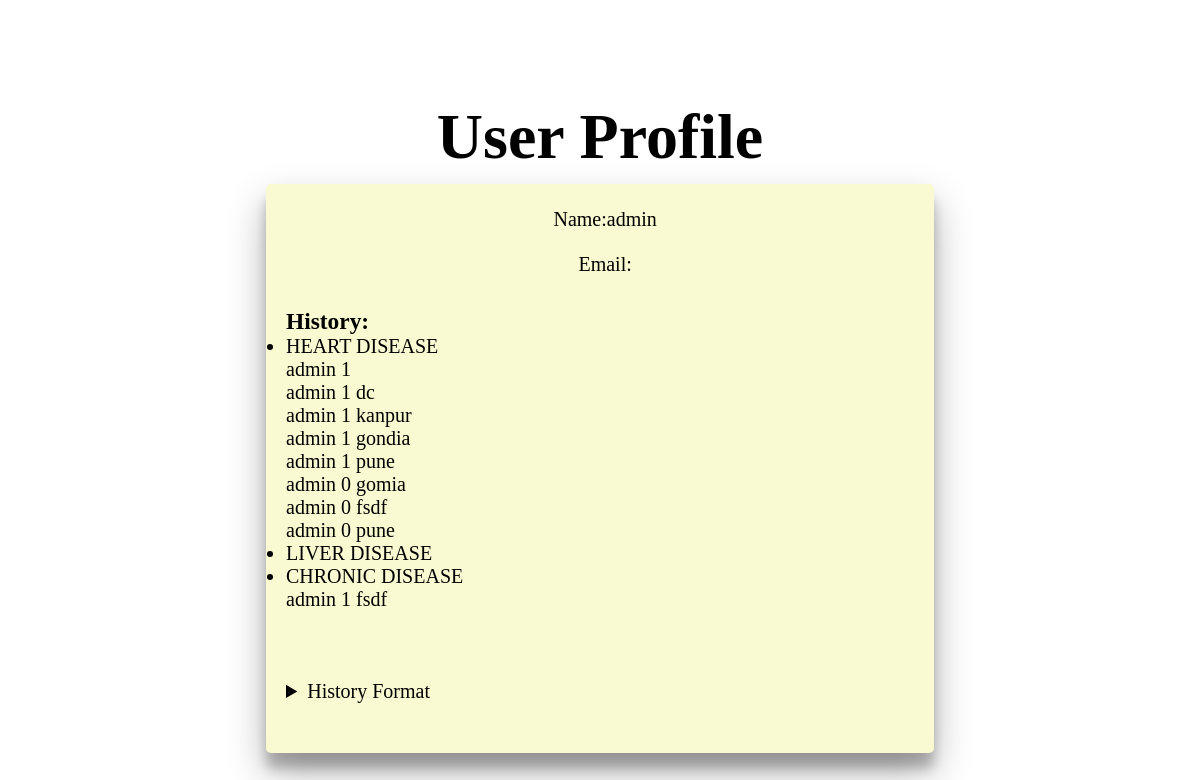
The app's page /profile (signed in) with its own data.
### ml/models.py (models this page shows, shortened)
class forms(models.Model):
    a=models.IntegerField(max_length=120,default=0)
    b=models.IntegerField(max_length=120,default=0)
    c=models.IntegerField(max_length=120,default=0)
    d=models.IntegerField(max_length=120,default=0)
    e=models.IntegerField(max_length=120,default=0)
    f=models.IntegerField(max_length=120,default=0)
    g=models.IntegerField(max_length=120,default=0)
    h=models.IntegerField(max_length=120,default=0)
    i=models.IntegerField(max_length=120,default=0)
    j=models.IntegerField(max_length=120,default=0)
    k=models.IntegerField(max_length=120,default=0)
    l=models.IntegerField(max_length=120,default=0)
    m=models.IntegerField(max_length=120,default=0)
    n=models.IntegerField(max_length=120,default=0)
    username=models.CharField(max_length=200,default=User.username)
    city=models.CharField(max_length=200,default="pune")
    pred=models.IntegerField(max_length=2,default=0)
    category=models.CharField(max_length=100,default='heart')
    user=models.ForeignKey(User,null=True,on_delete=models.CASCADE)

class forms3(models.Model):
    a=models.IntegerField(max_length=120,default=0)
    b=models.IntegerField(max_length=120,default=0)
    c=models.IntegerField(max_length=120,default=0)
    d=models.IntegerField(max_length=120,default=0)
    e=models.IntegerField(max_length=120,default=0)
    f=models.IntegerField(max_length=120,default=0)
    g=models.IntegerField(max_length=120,default=0)
    h=models.IntegerField(max_length=120,default=0)
    i=models.IntegerField(max_length=120,default=0)
    j=models.IntegerField(max_length=120,default=0)
    k=models.IntegerField(max_length=120,default=0)
    l=models.IntegerField(max_length=120,default=0)
    m=models.IntegerField(max_length=120,default=0)
    n=models.IntegerField(max_length=120,default=0)
    o=models.IntegerField(max_length=120,default=0)
    p=models.IntegerField(max_length=120,default=0)
    q=models.IntegerField(max_length=120,default=0)
    username=models.CharField(max_length=200,default="unknown")
    city=models.CharField(max_length=200,default="pu")
    pred=models.IntegerField(max_length=2,default=0)
    category=models.CharField(max_length=100,default='heart')

### ml/views.py (the view)
# urls.py: path('profile',views.profile,name="profile"),
def profile(request):
    heart=forms.objects.filter(username=request.user.username)
    liver=forms2.objects.filter(username=request.user.username)
    chronic=forms3.objects.filter(username=request.user.username)
    return render(request,"profile.html",{'heart':heart,'liver':liver,'chronic':chronic})

### templates/profile.html (shortened to what this page needs)
{% load static %}
<!DOCTYPE html>
<html lang="en">
<head>
    <link rel="stylesheet" href="{% static 'profile.css' %}">
</head>
<body>
    <div class="heading">
        <h1 class="head">User Profile</h1>
    </div>
    <form action="">
        <div class="content1">
            <div class="box">Name:{{user.username}} </div>
            <div class="box">Email:{{user.email}} </div>
            <h3>History: </h3>
            <ul>
                <li>HEART DISEASE</li>
            {% for i in heart %}
            <tr>
            <td1>{{i.username}}<td1>
                <td2>{{i.pred}}</td2>
                <td2>{{i.city}}</td2><br>
                </tr>
            {% endfor %}
                <li>LIVER DISEASE</li>
                 <li>CHRONIC DISEASE</li>
            {% for i in chronic %}
            <tr>
            <td1>{{i.username}}<td1>
                <td2>{{i.pred}}</td2>
                <td2>{{i.city}}</td2><br>
                </tr>
            {% endfor %}
            </ul>
            <br><br><br>
            <details>
                <summary>History Format</summary>
            </details>
        </div>
    </form>
</body>
</html>

### static/profile.css (style rules this page uses)
* { margin: 0; padding: 0; }
body { background-image: url("img2.jpg"); background-size: cover; background-attachment: fixed; }
.heading { text-align: center; width: 100%; margin: auto; margin-top: 100px; }
.head { font-size: 4rem; }
.content1 { width: 100%; margin: auto; }
form { font-size: 20px; padding-top: 34px; background-color: lightgoldenrodyellow; display: flex; align-items: center; justify-content: center; width: 54%; border-radius: 5px; margin: auto; margin-top: 10px; padding-bottom: 50px; padding-left: 20px; box-shadow: rgba(0, 0, 0, 0.3) 0px 19px 38px, rgba(0, 0, 0, 0.22) 0px 15px 12px; }
.box { width: 98.5%; height: 2.8rem; position: relative; bottom: 10px; border: 0; border-radius: 5px; text-align: center; }

### records on screen
forms: username "admin", pred "1"
forms: username "admin", pred "1", city "dc"
forms: username "admin", pred "1", city "kanpur"
forms: username "admin", pred "1", city "gondia"
forms: username "admin", pred "1", city "pune"
forms: username "admin", pred "0", city "gomia"
forms: username "admin", pred "0", city "fsdf"
forms: username "admin", pred "0", city "pune"
forms3: username "admin", pred "1", city "fsdf"

### other values on screen
{{ user.username }} "admin"
